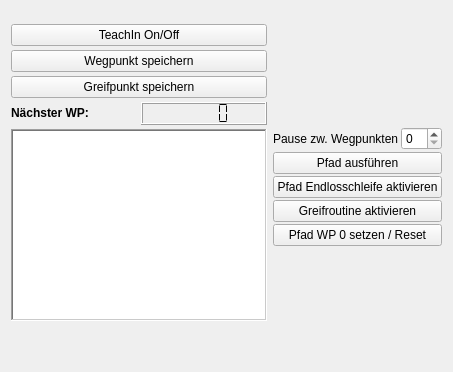
      <widget class="QWidget" name="tab_2">
       <attribute name="title">
        <string>TeachIn</string>
       </attribute>
       <layout class="QHBoxLayout" name="horizontalLayout_26">
        <item>
         <layout class="QHBoxLayout" name="horizontalLayout_50">
          <item>
           <layout class="QVBoxLayout" name="verticalLayout_7" stretch="0,0,0,0,0,0,0">
            <property name="spacing">
             <number>4</number>
            </property>
            <property name="sizeConstraint">
             <enum>QLayout::SetDefaultConstraint</enum>
            </property>
            <item>
             <spacer name="verticalSpacer_6">
              <property name="orientation">
               <enum>Qt::Vertical</enum>
              </property>
              <property name="sizeType">
               <enum>QSizePolicy::Fixed</enum>
              </property>
              <property name="sizeHint" stdset="0">
               <size>
                <width>20</width>
                <height>13</height>
               </size>
              </property>
             </spacer>
            </item>
            <item>
             <widget class="QPushButton" name="enableTeachIn">
              <property name="toolTip">
               <string>Startet das TeachIn bei Wegpunkt 0. Nochmaliges Drücken beendet TeachIn</string>
              </property>
              <property name="whatsThis">
               <string/>
              </property>
              <property name="accessibleDescription">
               <string/>
              </property>
              <property name="layoutDirection">
               <enum>Qt::LeftToRight</enum>
              </property>
              <property name="text">
               <string>TeachIn On/Off</string>
              </property>
              <property name="checkable">
               <bool>true</bool>
              </property>
              <property name="checked">
               <bool>false</bool>
              </property>
              <property name="autoRepeat">
               <bool>false</bool>
              </property>
             </widget>
            </item>
            <item>
             <widget class="QPushButton" name="saveWaypoint">
              <property name="text">
               <string>Wegpunkt speichern</string>
              </property>
             </widget>
            </item>
            <item>
             <widget class="QPushButton" name="setGrippingPointTeachIn">
              <property name="text">
               <string>Greifpunkt speichern</string>
              </property>
             </widget>
            </item>
            <item>
             <layout class="QHBoxLayout" name="horizontalLayout_18">
              <item>
               <widget class="QLabel" name="label_9">
                <property name="sizePolicy">
                 <sizepolicy hsizetype="Preferred" vsizetype="Minimum">
                  <horstretch>0</horstretch>
                  <verstretch>0</verstretch>
                 </sizepolicy>
                </property>
                <property name="text">
                 <string>&lt;html&gt;&lt;head/&gt;&lt;body&gt;&lt;p&gt;&lt;span style=&quot; font-weight:600;&quot;&gt;Nächster WP:&lt;/span&gt;&lt;/p&gt;&lt;/body&gt;&lt;/html&gt;</string>
                </property>
               </widget>
              </item>
              <item>
               <widget class="QLCDNumber" name="waypointNr">
                <property name="font">
                 <font>
                  <pointsize>10</pointsize>
                  <weight>75</weight>
                  <bold>true</bold>
                 </font>
                </property>
                <property name="lineWidth">
                 <number>1</number>
                </property>
                <property name="smallDecimalPoint">
                 <bool>false</bool>
                </property>
                <property name="digitCount">
                 <number>5</number>
                </property>
                <property name="segmentStyle">
                 <enum>QLCDNumber::Flat</enum>
                </property>
                <property name="value" stdset="0">
                 <double>0.000000000000000</double>
                </property>
                <property name="intValue" stdset="0">
                 <number>0</number>
                </property>
               </widget>
              </item>
             </layout>
            </item>
            <item>
             <widget class="QTextEdit" name="teachInLog">
              <property name="sizePolicy">
               <sizepolicy hsizetype="Minimum" vsizetype="Expanding">
                <horstretch>0</horstretch>
                <verstretch>0</verstretch>
               </sizepolicy>
              </property>
              <property name="layoutDirection">
               <enum>Qt::LeftToRight</enum>
              </property>
              <property name="frameShape">
               <enum>QFrame::WinPanel</enum>
              </property>
              <property name="frameShadow">
               <enum>QFrame::Sunken</enum>
              </property>
              <property name="lineWidth">
               <number>2</number>
              </property>
              <property name="sizeAdjustPolicy">
               <enum>QAbstractScrollArea::AdjustIgnored</enum>
              </property>
              <property name="autoFormatting">
               <set>QTextEdit::AutoNone</set>
              </property>
              <property name="documentTitle">
               <string/>
              </property>
              <property name="undoRedoEnabled">
               <bool>true</bool>
              </property>
              <property name="readOnly">
               <bool>true</bool>
              </property>
              <property name="overwriteMode">
               <bool>false</bool>
              </property>
             </widget>
            </item>
            <item>
             <spacer name="verticalSpacer_5">
              <property name="orientation">
               <enum>Qt::Vertical</enum>
              </property>
              <property name="sizeType">
               <enum>QSizePolicy::Preferred</enum>
              </property>
              <property name="sizeHint" stdset="0">
               <size>
                <width>20</width>
                <height>40</height>
               </size>
              </property>
             </spacer>
            </item>
           </layout>
          </item>
         </layout>
        </item>
        <item>
         <layout class="QVBoxLayout" name="verticalLayout_8">
          <property name="spacing">
           <number>2</number>
          </property>
          <item>
           <spacer name="verticalSpacer_2">
            <property name="orientation">
             <enum>Qt::Vertical</enum>
            </property>
            <property name="sizeHint" stdset="0">
             <size>
              <width>20</width>
              <height>40</height>
             </size>
            </property>
           </spacer>
          </item>
          <item>
           <layout class="QHBoxLayout" name="horizontalLayout_25">
            <item>
             <widget class="QLabel" name="label_20">
              <property name="font">
               <font>
                <weight>50</weight>
                <bold>false</bold>
               </font>
              </property>
              <property name="text">
               <string>Pause zw. Wegpunkten</string>
              </property>
             </widget>
            </item>
            <item>
             <widget class="QDoubleSpinBox" name="wayPointBreak">
              <property name="decimals">
               <number>0</number>
              </property>
              <property name="maximum">
               <double>20.000000000000000</double>
              </property>
              <property name="singleStep">
               <double>1.000000000000000</double>
              </property>
             </widget>
            </item>
           </layout>
          </item>
          <item>
           <widget class="QPushButton" name="runPath">
            <property name="text">
             <string>Pfad ausführen</string>
            </property>
            <property name="checkable">
             <bool>true</bool>
            </property>
            <property name="checked">
             <bool>false</bool>
            </property>
           </widget>
          </item>
          <item>
           <widget class="QPushButton" name="cyclePath">
            <property name="text">
             <string>Pfad Endlosschleife aktivieren</string>
            </property>
            <property name="checkable">
             <bool>true</bool>
            </property>
           </widget>
          </item>
          <item>
           <widget class="QPushButton" name="includeGP">
            <property name="text">
             <string>Greifroutine aktivieren</string>
            </property>
            <property name="checkable">
             <bool>true</bool>
            </property>
           </widget>
          </item>
          <item>
           <widget class="QPushButton" name="resetPath">
            <property name="text">
             <string>Pfad WP 0 setzen / Reset</string>
            </property>
           </widget>
          </item>
          <item>
           <spacer name="verticalSpacer_7">
            <property name="orientation">
             <enum>Qt::Vertical</enum>
            </property>
            <property name="sizeHint" stdset="0">
             <size>
              <width>20</width>
              <height>40</height>
             </size>
            </property>
           </spacer>
          </item>
         </layout>
        </item>
       </layout>
      </widget>
